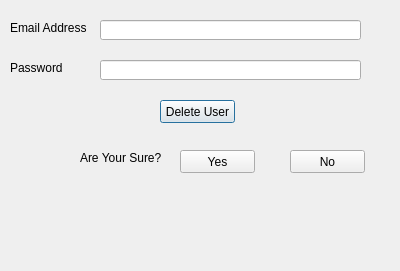
<?xml version="1.0" encoding="UTF-8"?>
<ui version="4.0">
 <class>Dialog</class>
 <widget class="QDialog" name="Dialog">
  <property name="geometry">
   <rect>
    <x>0</x>
    <y>0</y>
    <width>400</width>
    <height>271</height>
   </rect>
  </property>
  <property name="windowTitle">
   <string>Dialog</string>
  </property>
  <widget class="QLabel" name="label">
   <property name="geometry">
    <rect>
     <x>10</x>
     <y>20</y>
     <width>81</width>
     <height>16</height>
    </rect>
   </property>
   <property name="text">
    <string>Email Address</string>
   </property>
  </widget>
  <widget class="QLabel" name="label_2">
   <property name="geometry">
    <rect>
     <x>10</x>
     <y>60</y>
     <width>71</width>
     <height>16</height>
    </rect>
   </property>
   <property name="text">
    <string>Password</string>
   </property>
  </widget>
  <widget class="QLineEdit" name="lineEditEmailAddress">
   <property name="geometry">
    <rect>
     <x>100</x>
     <y>20</y>
     <width>261</width>
     <height>20</height>
    </rect>
   </property>
  </widget>
  <widget class="QLineEdit" name="lineEditPassword">
   <property name="geometry">
    <rect>
     <x>100</x>
     <y>60</y>
     <width>261</width>
     <height>20</height>
    </rect>
   </property>
   <property name="echoMode">
    <enum>QLineEdit::Password</enum>
   </property>
  </widget>
  <widget class="QPushButton" name="pushButtonDelete">
   <property name="geometry">
    <rect>
     <x>160</x>
     <y>100</y>
     <width>75</width>
     <height>23</height>
    </rect>
   </property>
   <property name="text">
    <string>Delete User</string>
   </property>
  </widget>
  <widget class="QLabel" name="labelSure">
   <property name="geometry">
    <rect>
     <x>80</x>
     <y>150</y>
     <width>81</width>
     <height>16</height>
    </rect>
   </property>
   <property name="text">
    <string>Are Your Sure?</string>
   </property>
  </widget>
  <widget class="QPushButton" name="pushButtonYes">
   <property name="geometry">
    <rect>
     <x>180</x>
     <y>150</y>
     <width>75</width>
     <height>23</height>
    </rect>
   </property>
   <property name="text">
    <string>Yes</string>
   </property>
  </widget>
  <widget class="QPushButton" name="pushButtonNo">
   <property name="geometry">
    <rect>
     <x>290</x>
     <y>150</y>
     <width>75</width>
     <height>23</height>
    </rect>
   </property>
   <property name="text">
    <string>No</string>
   </property>
  </widget>
  <widget class="QLabel" name="labelResponse">
   <property name="geometry">
    <rect>
     <x>10</x>
     <y>210</y>
     <width>371</width>
     <height>41</height>
    </rect>
   </property>
   <property name="text">
    <string/>
   </property>
  </widget>
 </widget>
 <resources/>
 <connections/>
</ui>
